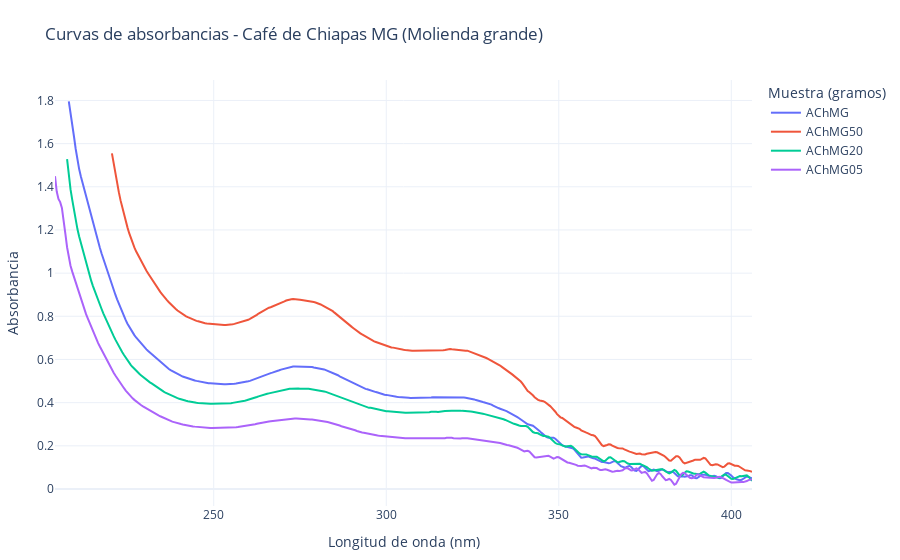

Notebook code cell kept with this figure:
### Code cell
import pandas as pd
import numpy as np
import plotly.graph_objects as go
from datetime import datetime

# === Cargar datos ===
df = pd.read_csv("AChMG_matrix.csv")

# === Limpiar valores atípicos ===
for col in df.columns[1:]:
    df[col] = pd.to_numeric(df[col], errors='coerce')
    df[col] = df[col].where(df[col] <= 10)

df_clean = df.copy()

# === Definir regiones espectrales ===
regiones = {
    '100–200 nm': (100, 200),
    '200–300 nm': (200, 300),
    '300–400 nm': (300, 400),
    '400–500 nm': (400, 500),
    '500–600 nm': (500, 600)
}

# === Calcular métricas ===
resultados = []

# Iteramos sobre cada columna de absorbancia (excluyendo la primera columna 'nm')
for col in df_clean.columns[1:]:
    
    # Seleccionamos las columnas 'nm' y la muestra actual, y eliminamos filas con valores faltantes
    datos = df_clean[['nm', col]].dropna()
    
    # Extraemos el arreglo de longitudes de onda (nm)
    nm = datos['nm'].values
    
    # Extraemos el arreglo de absorbancia correspondiente a la muestra actual
    absorbancia = datos[col].values

    # Calculamos el valor máximo de absorbancia
    max_val = np.max(absorbancia)
    
    # Calculamos el valor mínimo de absorbancia
    min_val = np.min(absorbancia)
    
    # Calculamos el promedio de absorbancia
    avg = np.mean(absorbancia)
    
    # Calculamos la desviación estándar de absorbancia
    std = np.std(absorbancia)
    
    # Calculamos el área bajo la curva (AUC) mediante la regla del trapecio
    auc = np.trapezoid(absorbancia, nm)
    
    # Identificamos el valor de λ (nm) donde ocurre la máxima absorbancia
    lambda_max = nm[np.argmax(absorbancia)]
    
    # Identificamos el valor de λ (nm) donde ocurre la mínima absorbancia
    lambda_min = nm[np.argmin(absorbancia)]


    promedios_regiones = {}
    for nombre, (a, b) in regiones.items():
        datos_region = datos[(datos['nm'] >= a) & (datos['nm'] <= b)][col]
        promedio = np.mean(datos_region) if not datos_region.empty else np.nan
        promedios_regiones[nombre] = (
            f"{promedio:.6f}" if not np.isnan(promedio) else "—"
        )

    resultados.append({
        "Muestra": col,
        "Máx. Abs.": f"{max_val:.3f}",
        "Mín. Abs.": f"{min_val:.3f}",
        "Promedio": f"{avg:.3f}",
        "Desv. Estándar": f"{std:.3f}",
        "AUC": f"{auc:.2f}",
        "λ máx (nm)": f"{lambda_max:.1f}",
        "λ mín (nm)": f"{lambda_min:.1f}",
        **promedios_regiones
    })

tabla = pd.DataFrame(resultados)

# === Asegurar orden correcto usando columna numérica auxiliar ===
tabla["Máx. Abs. (num)"] = pd.to_numeric(tabla["Máx. Abs."], errors='coerce')
columnas_ordenadas = tabla.sort_values("Máx. Abs. (num)", ascending=False)["Muestra"]

# === Gráfica interactiva con Plotly ===
fig = go.Figure()
for col in columnas_ordenadas:
    datos_validos = df_clean[['nm', col]].dropna()
    fig.add_trace(go.Scatter(
        x=datos_validos['nm'],
        y=datos_validos[col],
        mode='lines',
        name=col
    ))

fig.update_layout(
    title="Curvas de absorbancias - Café de Chiapas MG (Molienda grande)",
    xaxis_title="Longitud de onda (nm)",
    yaxis_title="Absorbancia",
    legend_title="Muestra (gramos)",
    template="plotly_white",
    margin=dict(l=40, r=40, t=80, b=40),
)

# === Exportar HTML ===
fecha = datetime.now().strftime("%d-%m-%Y %H:%M:%S")
grafica_html = fig.to_html(full_html=False, include_plotlyjs='cdn', config={"responsive": True})
tabla_html = tabla.drop(columns=["Máx. Abs. (num)"]).to_html(index=False, classes="styled-table", border=0)

html_final = f"""
<!DOCTYPE html>
<html lang="es">
<head>
  <meta charset="UTF-8">
  <title>Reporte de Absorbancia UV-Vis</title>
  <meta name="viewport" content="width=device-width, initial-scale=1.0">
  <style>
    body {{
      font-family: 'Segoe UI', Tahoma, sans-serif;
      margin: 40px;
      background-color: #fdfdfd;
      color: #222;
    }}
    h1 {{
      color: #111;
    }}
    h2 {{
      margin-top: 40px;
    }}
    .info {{
      margin-bottom: 20px;
    }}
    .lab {{
      margin-top: 40px;
      font-size: 0.95em;
      background-color: #f0f8ff;
      padding: 15px;
      border-left: 6px solid #009879;
    }}
    .styled-table {{
      border-collapse: collapse;
      margin-top: 20px;
      font-size: 1em;
      width: 100%;
      box-shadow: 0 0 10px rgba(0, 0, 0, 0.05);
    }}
    .styled-table thead tr {{
      background-color: #009879;
      color: #ffffff;
      text-align: left;
    }}
    .styled-table th, .styled-table td {{
      padding: 12px 15px;
      border: 1px solid #ddd;
    }}
    .styled-table tbody tr:nth-child(even) {{
      background-color: #f3f3f3;
    }}
    .conclusion {{
      margin-top: 40px;
    }}
    .plotly-graph-div {{
      width: 100% !important;
      height: auto !important;
    }}
  </style>
</head>
<body>

  <h1>Reporte de Absorbancia UV-Vis - Café de Chiapas MG (Molienda grande)</h1>

  <div class="info">
    <p><strong>Fecha:</strong> {fecha}</p>
  </div>

  {grafica_html}

  <h2>Métricas espectrales por muestra</h2>
  {tabla_html}

  <div>
    <p>Los espectros obtenidos muestran perfiles característicos en función del gramaje y tipo de muestra. La evaluación de zonas espectrales permite correlacionar la respuesta óptica con la presencia de compuestos activos del café.</p>
  </div>

  <div class="lab">
    <strong>Nombre del proyecto: CafeLab</strong><br><br>
    <strong>Colaboradores:</strong><br>
    Martín Rodolfo Palomino Merino – Profesor investigador, jefe responsable del laboratorio de caracterización de materiales (FCFM-BUAP).<br>
    Lizeth Jazmín Orozco García – Colaborador principal.<br>
    Julio Alfredo Ballinas García – Colaborador del proyecto.
  </div>

</body>
</html>
"""

with open("reporte_absorbancia.html", "w", encoding="utf-8") as f:
    f.write(html_final)

print("✅ Reporte generado: reporte_absorbancia.html")

# Mostrar gráfico si estás en Jupyter o interactivo
fig.show()

print("Rango de longitudes de onda:", df['nm'].min(), "a", df['nm'].max())

### Figure 1 — Plotly figure (JSON) as saved in the notebook; plotly's stock layout.template omitted (floating-point values rounded to 4 significant figures; data arrays with more than 128 entries replaced by an {"elided": "..."} marker saying what was removed)
{"data": [{"mode": "lines", "name": "AChMG", "type": "scatter", "x": {"elided": "397 float values"}, "y": {"elided": "397 float values"}}, {"mode": "lines", "name": "AChMG50", "type": "scatter", "x": {"elided": "372 float values"}, "y": {"elided": "372 float values"}}, {"mode": "lines", "name": "AChMG20", "type": "scatter", "x": {"elided": "398 float values"}, "y": {"elided": "398 float values"}}, {"mode": "lines", "name": "AChMG05", "type": "scatter", "x": {"elided": "405 float values"}, "y": {"elided": "405 float values"}}], "layout": {"legend": {"title": {"text": "Muestra (gramos)"}}, "margin": {"b": 40, "l": 40, "r": 40, "t": 80}, "title": {"text": "Curvas de absorbancias - Café de Chiapas MG (Molienda grande)"}, "xaxis": {"title": {"text": "Longitud de onda (nm)"}}, "yaxis": {"title": {"text": "Absorbancia"}}}}
